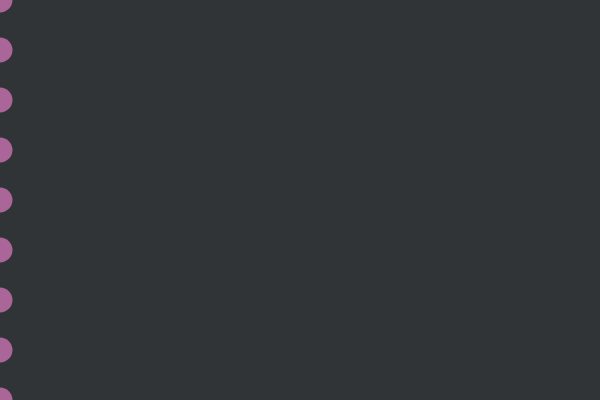
Frame 1 (no input)
Frame 60 (no input): identical to frame 1, image omitted
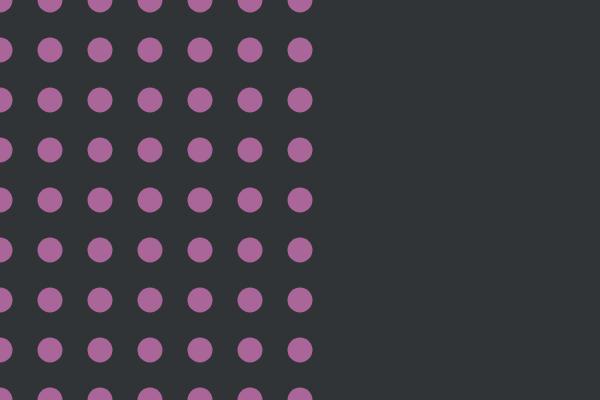
Frame 120 (the mouse pressed at the canvas centre since frame 60)

The p5.js sketch that drew these frames (run headless with seeded random() and noise() and a simulated clock; from frame 60 on, the mouse is pressed at the canvas centre):

// p5.js sketch
// ── sketch.js
// 4.2 nested loops

function setup() {
  createCanvas(600, 400)
}

function draw() {
  background('#313437')
  strokeWeight(2)
  // stroke(200)
  noStroke()

  // for (var x = 0; x <= width; x += 50) {
  //   for (var y = 0; y <= height; y += 50) {
  //     fill('#aa6699')
  //     ellipse(x, y, 25, 25)
  //   }
  // }

  for (var x = 0; x <= mouseX + 25; x += 50) {
    for (var y = 0; y <= height; y += 50) {
      fill('#aa6699')
      ellipse(x, y, 25, 25)
    }
  }
}
